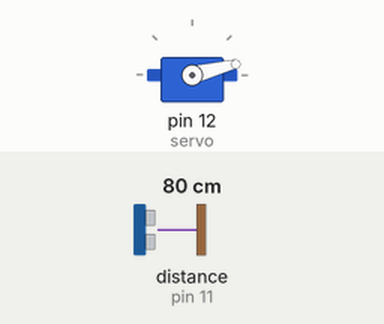
This sketch was run on a simulated Arduino Uno, built with avr-gcc and run on an emulated ATmega328P. Shown: servo. Wiring (inferred from the names in the program): ultrasonic range finder: trigger pin 10; echo pin 11. The inputs (shaded band) are chosen by the test bench; at power-on: distance to the obstacle (sensor on pin 11) 80 cm. The echo pulse lasts 58.3 µs per cm; what the sketch prints to the serial monitor is not drawn.

Above: at 0.01 s.
1.3 s: distance to the obstacle (sensor on pin 11) set to 2 cm
At 2.55 s:
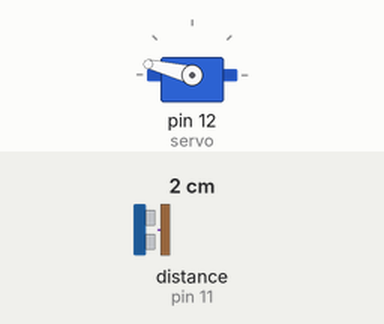
4.3 s: distance to the obstacle (sensor on pin 11) set to 299 cm
At 4.46 s:
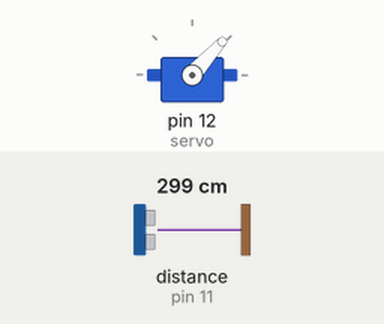
Timing chart, 0 to 13.3 s (numbered marks = the images above; inputs shaded):
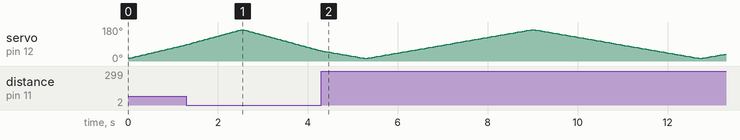

The sketch:

rader_arduino.ino
```cpp
#include <Servo.h>   //서보모터 라이브러리 추가

const int trigPin = 10;   //초음파센서의 trig핀을 아두이노 디지털 10번핀에 연결한다.
const int echoPin = 11;   //초음파센서의 echo핀을 아두이노 디지털 11번핀에 연결한다.
long duration;
int distance;
Servo servo;    //서보모터 라이브러리의 변수를 선언

void setup() {
  pinMode(trigPin, OUTPUT);  //아두이노 디지털 10번핀을 결과모드로 정한다.
  pinMode(echoPin, INPUT);   //아두이노 디지털 11번핀을 입력모드로 정한다.
  Serial.begin(9600);
  servo.attach(12);    //서보모터를 아두이노의 디지털 12번핀에 연결한다.
}

void loop() {
  for (int i=14; i<=166; i=i+2){    //변수 i가 14부터 166이 될때까지 i를 2씩 증가한다.
      servo.write(i);     //서보모터의 각도를 변수 i로 설정한다.
      delay(30);
      distance = calculateDistance();     //초음파센서로 물체와의 거리를 측정한다.
      Serial.print(i);
      Serial.print(",");
      Serial.print(distance);     //시리얼모니터에 초음파센서로 측정된 물체와의 거리를 출력한다.
      Serial.print(".");
    }
  for (int i=166; 14<=i; i=i-2){    //변수 i가 166부터 14가 될때까지 i를 2씩 감소한다.
      servo.write(i);     //서보모터의 각도를 변수 i로 설정한다.
      delay(30);
      distance = calculateDistance();     //초음파센서로 물체와의 거리를 측정한다.
      Serial.print(i);
      Serial.print(",");
      Serial.print(distance);     //시리얼모니터에 초음파센서로 측정된 물체와의 거리를 출력한다.
      Serial.print(".");
    }
}

int calculateDistance(){    //초음파센서가 물체와의 거리를 측정하게 해주는 함수
  digitalWrite(trigPin, LOW);
  delayMicroseconds(2);
  digitalWrite(trigPin, HIGH);   //trig핀에서 echo핀으로 신호를 보낸다.
  delayMicroseconds(10);
  digitalWrite(trigPin, LOW);    //trig핀에서 echo핀으로 신호를 보내지 않도록 한다.
  duration = pulseIn(echoPin, HIGH);    //trig핀에서 신호를 보내고 echo핀까지 전달되기까지 소요되는 시간을 측정하여 변수 duration에 저장한다.
  distance = duration*0.034/2;    //duration에 저장된 값을 cm단위로 변환시켜주고, 변수 distance에 저장한다.
  return distance;
}
```
